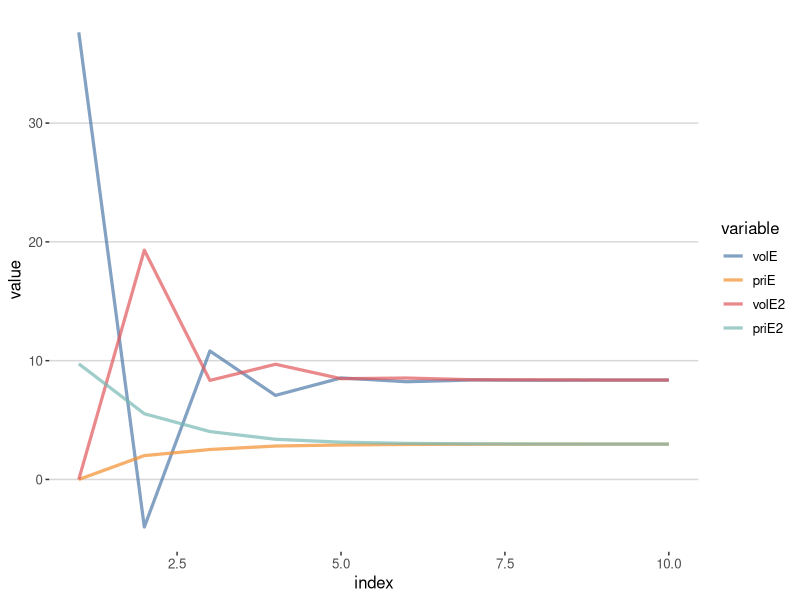
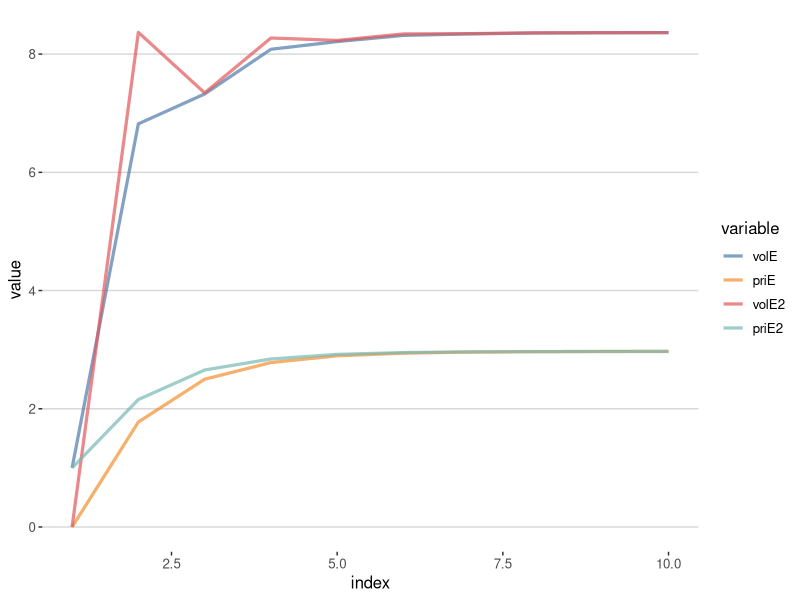
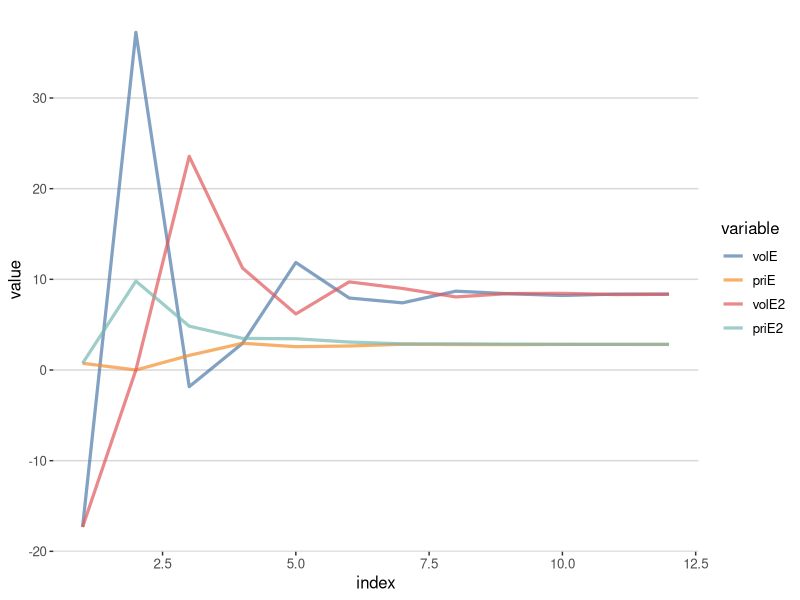
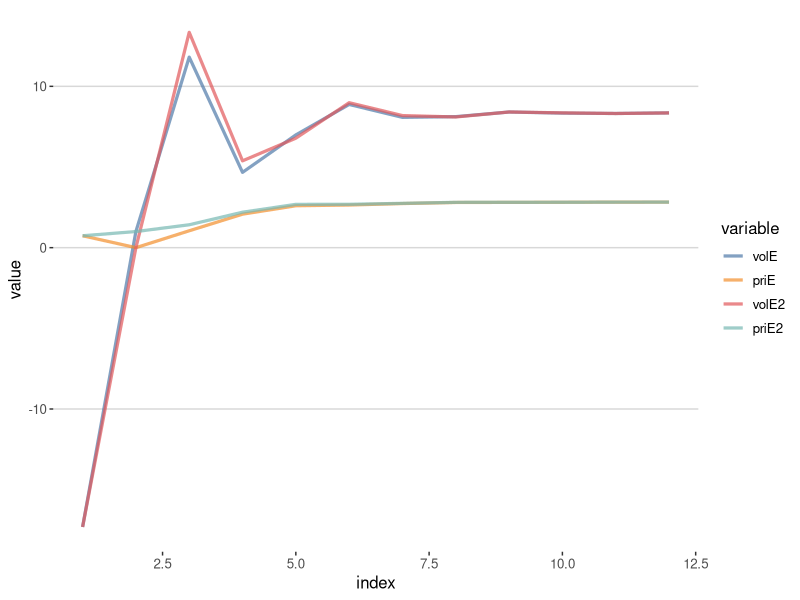
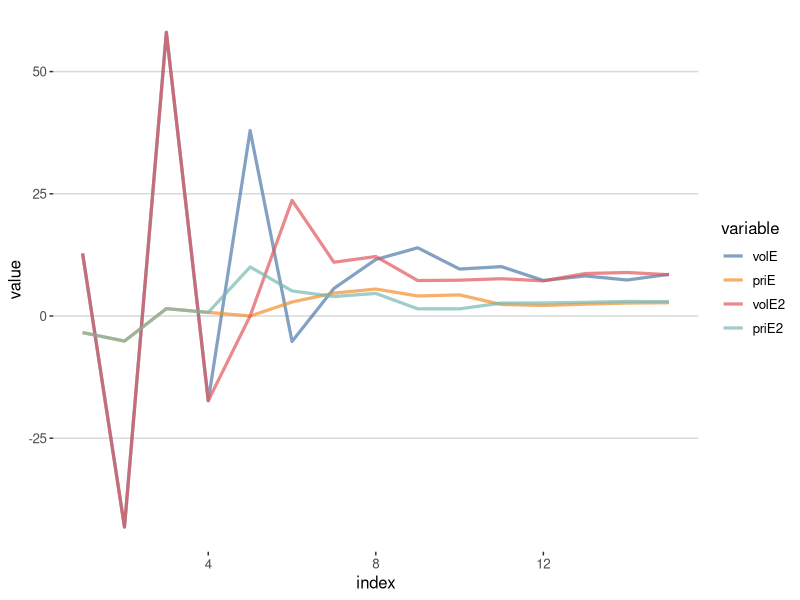
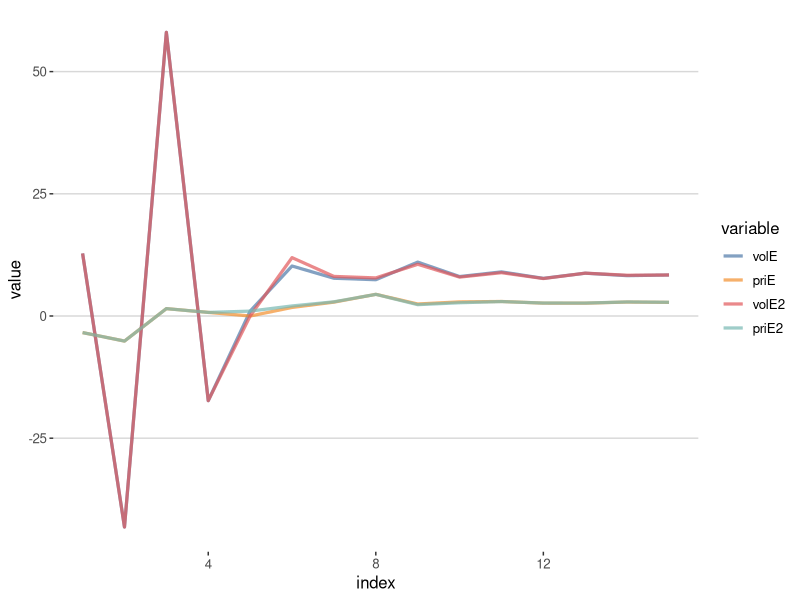

Reproduce these figures in R, in order.
## ---- chunk 1
library(ggplot2)
library(ggthemes)
library(scales)
library(reshape2)
library(dplyr)
library(readxl)
library(knitr)
library(kableExtra)

## ---- chunk 2
btc <- read_excel("ex_parcial1_bitcoin_MCMC (3).xlsx", 
                  col_types = c("date", "numeric", "numeric"))
btc$Time<- as.POSIXct(btc$Time, format="%m/%d/%Y %I:%M:%S%p")
colnames(btc)[1] <- "time"

btc = btc %>%
  mutate(cre.price = 100*(price-lag(price))/lag(price), cre.volume = 100*(volume-lag(volume))/lag(volume))

btc = btc %>%
  mutate(cre.priceL1 = lag(cre.price), cre.priceL2 = lag(cre.price, n = 2), cre.priceL3 = lag(cre.price, n = 3), cre.priceL4 = lag(cre.price, n = 4), cre.priceL5 = lag(cre.price, n = 5), cre.volumeL1 = lag(cre.volume, n = 1), cre.volumeL2 = lag(cre.volume, n = 2), cre.volumeL3 = lag(cre.volume, n = 3), cre.volumeL4 = lag(cre.volume, n = 4), cre.volumeL5 = lag(cre.volume, n = 5))

kable(head(btc, 7) ,escape = F) %>%
  kable_styling("hover", full_width = F) %>%
  column_spec(1, width = "2cm")
## ---- chunk 3
fit1 <- lm(cre.volume ~ cre.volumeL1 + cre.priceL1, data = btc)
fit2 <- lm(cre.price ~ cre.volumeL1 + cre.priceL1, btc)

summary(fit1)
summary(fit2)
## ---- chunk 4
sum1 <- summary(fit1) 
varFit1 <- sum1$sigma
##varFit1 <- sqrt(mean(sum1$residuals^2))
sum2 <- summary(fit2) 
varFit2 <- sum2$sigma
##varFit2 <- sqrt(mean(sum2$residuals^2))
## ---- chunk 5
shockSig <- data.frame(volE = varFit1, priE = 0, volE2 = 0, priE2 = varFit2, index = 1)
no <- 9
for (i in 1:no) {
shockSig[i+1, "volE"] <- sum1$coefficients["(Intercept)", 1] + sum1$coefficients["cre.volumeL1", 1]*shockSig$volE[i] + sum1$coefficients["cre.priceL1", 1]*shockSig$priE[i]

shockSig[i+1, "priE"] <- sum2$coefficients["(Intercept)", 1] + sum2$coefficients["cre.volumeL1", 1]*shockSig$volE[i] + sum2$coefficients["cre.priceL1", 1]*shockSig$priE[i]
shockSig$index[i+1] <-i+1
}
## ---- chunk 6
for (i in 1:no) {
shockSig[i+1, "volE2"] <- sum1$coefficients["(Intercept)", 1] + sum1$coefficients["cre.volumeL1", 1]*shockSig$volE2[i] + sum1$coefficients["cre.priceL1", 1]*shockSig$priE2[i]

shockSig[i+1, "priE2"] <- sum2$coefficients["(Intercept)", 1] + sum2$coefficients["cre.volumeL1", 1]*shockSig$volE2[i] + sum2$coefficients["cre.priceL1", 1]*shockSig$priE2[i]
}
## ---- chunk 7
  kable(shockSig, escape = F) %>%
  kable_styling("hover", full_width = F) %>%
  column_spec(5, width = "4cm") %>%
  add_header_above(c("Shocks Volumen" = 2, "Shocks Precio" = 2, ""))
## ---- chunk 8
shSMelt <- melt(shockSig[,1:5], id.vars = "index")
ggplot(shSMelt, aes(x = index, y = value, color = variable))+
  geom_line(size=1.1, alpha=0.7)+
  scale_color_tableau("Tableau 10")+
  theme_hc()+
  theme(legend.position = "right")
## ---- chunk 9
shocks1 <- data.frame(volE = 1, priE = 0, volE2 = 0, priE2 = 1, index = 1)
no <- 9
for (i in 1:no) {
shocks1[i+1, "volE"] <- sum1$coeff["(Intercept)", 1] + sum1$coeff["cre.volumeL1", 1]*shocks1$volE[i] + sum1$coeff["cre.priceL1", 1]*shocks1$priE[i]

shocks1[i+1, "priE"] <- sum2$coeff["(Intercept)", 1] + sum2$coeff["cre.volumeL1", 1]*shocks1$volE[i] + sum2$coeff["cre.priceL1", 1]*shocks1$priE[i]
shocks1$index[i+1] <-i+1
}
## ---- chunk 10
for (i in 1:no) {
shocks1[i+1, "volE2"] <- sum1$coeff["(Intercept)", 1] + sum1$coeff["cre.volumeL1", 1]*shocks1$volE2[i] + sum1$coeff["cre.priceL1", 1]*shocks1$priE2[i]

shocks1[i+1, "priE2"] <- sum2$coeff["(Intercept)", 1] + sum2$coeff["cre.volumeL1", 1]*shocks1$volE2[i] + sum2$coeff["cre.priceL1", 1]*shocks1$priE2[i]

}
## ---- chunk 11
  kable(shocks1, escape = F) %>%
  kable_styling("hover", full_width = F) %>%
  column_spec(5, width = "4cm") %>%
  add_header_above(c("Shocks Volumen" = 2, "Shocks Precio" = 2, ""))
## ---- chunk 12
sh1Melt <- melt(shocks1[,1:5], id.vars = "index")
ggplot(sh1Melt, aes(x = index, y = value, color = variable))+
  geom_line(size=1.1, alpha=0.7)+
  scale_color_tableau("Tableau 10")+
  theme_hc()+
  theme(legend.position = "right")
## ---- chunk 13
fit3 <- lm(cre.volume ~ cre.volumeL1 + cre.priceL1 + cre.volumeL2 + cre.priceL2, data = btc)
fit4 <- lm(cre.price ~ cre.volumeL1 + cre.priceL1 + cre.volumeL2 + cre.priceL2, btc)

summary(fit3)
summary(fit4)
## ---- chunk 14
sum3 <- summary(fit3) 
varFit3 <- sum3$sigma
##varFit3 <- sqrt(mean(sum3$residuals^2))
sum4 <- summary(fit4) 
varFit4 <- sum4$sigma
##varFit4 <- sqrt(mean(sum4$residuals^2))
## ---- chunk 15
shockSig2 <- data.frame(volE = c(tail(btc$cre.volume, 1), varFit3), priE = c(tail(btc$cre.price, 1), 0), volE2 = c(tail(btc$cre.volume, 1), 0), priE2 = c(tail(btc$cre.price, 1), varFit4), index = c(1, 2))
no <- 10
for (i in 1:no) {
shockSig2[i+2, "volE"] <- sum3$coeff["(Intercept)", 1] + 
  sum3$coeff["cre.volumeL1", 1]*shockSig2$volE[i+1] + sum3$coeff["cre.priceL1", 1]*shockSig2$priE[i+1] + 
  sum3$coeff["cre.volumeL2", 1]*shockSig2$volE[i] + sum3$coeff["cre.priceL2", 1]*shockSig2$priE[i]

shockSig2[i+2, "priE"] <- sum4$coeff["(Intercept)", 1] + sum4$coeff["cre.volumeL1", 1]*shockSig2$volE[i+1] + sum4$coeff["cre.priceL1", 1]*shockSig2$priE[i+1] + sum4$coeff["cre.volumeL2", 1]*shockSig2$volE[i] + sum4$coeff["cre.priceL2", 1]*shockSig2$priE[i]

shockSig2$index[i+2] <-i+2
}
## ---- chunk 16
for (i in 1:no) {
shockSig2[i+2, "volE2"] <- sum3$coeff["(Intercept)", 1] + sum3$coeff["cre.volumeL1", 1]*shockSig2$volE2[i+1] + sum3$coeff["cre.priceL1", 1]*shockSig2$priE2[i+1] + sum3$coeff["cre.volumeL2", 1]*shockSig2$volE2[i] + sum3$coeff["cre.priceL2", 1]*shockSig2$priE2[i]

shockSig2[i+2, "priE2"] <- sum4$coeff["(Intercept)", 1] + sum4$coeff["cre.volumeL1", 1]*shockSig2$volE2[i+1] + sum4$coeff["cre.priceL1", 1]*shockSig2$priE2[i+1] + sum4$coeff["cre.volumeL2", 1]*shockSig2$volE2[i] + sum4$coeff["cre.priceL2", 1]*shockSig2$priE2[i]

}
## ---- chunk 17
  kable(shockSig2, escape = F) %>%
  kable_styling("hover", full_width = F) %>%
  column_spec(5, width = "4cm") %>%
  add_header_above(c("Shocks Volumen" = 2, "Shocks Precio" = 2, ""))
## ---- chunk 18
shS2Melt <- melt(shockSig2[,1:5], id.vars = "index")
ggplot(shS2Melt, aes(x = index, y = value, color = variable))+
  geom_line(size=1.1, alpha=0.7)+
  scale_color_tableau("Tableau 10")+
  theme_hc()+
  theme(legend.position = "right")
## ---- chunk 19
shocks12 <- data.frame(volE = c(tail(btc$cre.volume, 1), 1), priE = c(tail(btc$cre.price, 1), 0), volE2 = c(tail(btc$cre.volume, 1), 0), priE2 = c(tail(btc$cre.price, 1), 1), index = c(1, 2))
no <- 10
for (i in 1:no) {
shocks12[i+2, "volE"] <- sum3$coeff["(Intercept)", 1] + sum3$coeff["cre.volumeL1", 1]*shocks12$volE[i+1] + sum3$coeff["cre.priceL1", 1]*shocks12$priE[i+1] + sum3$coeff["cre.volumeL2", 1]*shocks12$volE[i] + sum3$coeff["cre.priceL2", 1]*shocks12$priE[i]

shocks12[i+2, "priE"] <- sum4$coeff["(Intercept)", 1] + sum4$coeff["cre.volumeL1", 1]*shocks12$volE[i+1] + sum4$coeff["cre.priceL1", 1]*shocks12$priE[i+1] + sum4$coeff["cre.volumeL2", 1]*shocks12$volE[i] + sum4$coeff["cre.priceL2", 1]*shocks12$priE[i]

shocks12$index[i+2] <-i+2
}
## ---- chunk 20
for (i in 1:no) {
shocks12[i+2, "volE2"] <- sum3$coeff["(Intercept)", 1] + sum3$coeff["cre.volumeL1", 1]*shocks12$volE2[i+1] + sum3$coeff["cre.priceL1", 1]*shocks12$priE2[i+1] + sum3$coeff["cre.volumeL2", 1]*shocks12$volE2[i] + sum3$coeff["cre.priceL2", 1]*shocks12$priE2[i]

shocks12[i+2, "priE2"] <- sum4$coeff["(Intercept)", 1] + sum4$coeff["cre.volumeL1", 1]*shocks12$volE2[i+1] + sum4$coeff["cre.priceL1", 1]*shocks12$priE2[i+1] + sum4$coeff["cre.volumeL2", 1]*shocks12$volE2[i] + sum4$coeff["cre.priceL2", 1]*shocks12$priE2[i]
}
## ---- chunk 21
  kable(shocks12, escape = F) %>%
  kable_styling("hover", full_width = F) %>%
  column_spec(5, width = "4cm") %>%
  add_header_above(c("Shocks Volumen" = 2, "Shocks Precio" = 2, ""))
## ---- chunk 22
sh12Melt <- melt(shocks12[,1:5], id.vars = "index")
ggplot(sh12Melt, aes(x = index, y = value, color = variable))+
  geom_line(size=1.1, alpha=0.7)+
  scale_color_tableau("Tableau 10")+
  theme_hc()+
  theme(legend.position = "right")
## ---- chunk 23
fit5 <- lm(cre.volume ~ cre.volumeL1 + cre.priceL1 + cre.volumeL2 + cre.priceL2 + cre.volumeL3 + cre.priceL3 + cre.volumeL4 + cre.priceL4 + cre.volumeL5 + cre.priceL5, data = btc)
fit6 <- lm(cre.price ~ cre.volumeL1 + cre.priceL1 + cre.volumeL2 + cre.priceL2 + cre.volumeL3 + cre.priceL3 + cre.volumeL4 + cre.priceL4 + cre.volumeL5 + cre.priceL5, data = btc)

summary(fit5)
summary(fit6)
## ---- chunk 24
sum5 <- summary(fit5) 
varFit5 <- sum5$sigma
##varFit3 <- sqrt(mean(sum3$residuals^2))
sum6 <- summary(fit6) 
varFit6 <- sum6$sigma
##varFit4 <- sqrt(mean(sum4$residuals^2))
## ---- chunk 25
shockSig3 <- data.frame(volE = c(tail(btc$cre.volume, 4), varFit5), priE = c(tail(btc$cre.price, 4), 0), volE2 = c(tail(btc$cre.volume, 4), 0), priE2 = c(tail(btc$cre.price, 4), varFit6), index = c(1:5))
no <- 10
for (i in 1:no) {
shockSig3[i+5, "volE"] <- sum5$coeff["(Intercept)", 1] + 
  sum5$coeff["cre.volumeL1", 1]*shockSig3$volE[i+4] + sum5$coeff["cre.priceL1", 1]*shockSig3$priE[i+4] + 
  sum5$coeff["cre.volumeL2", 1]*shockSig3$volE[i+3] + sum5$coeff["cre.priceL2", 1]*shockSig3$priE[i+3] +
  sum5$coeff["cre.volumeL3", 1]*shockSig3$volE[i+2] + sum5$coeff["cre.priceL3", 1]*shockSig3$priE[i+2] +
  sum5$coeff["cre.volumeL4", 1]*shockSig3$volE[i+1] + sum5$coeff["cre.priceL4", 1]*shockSig3$priE[i+1] +
  sum5$coeff["cre.volumeL5", 1]*shockSig3$volE[i] + sum5$coeff["cre.priceL5", 1]*shockSig3$priE[i]
  
shockSig3[i+5, "priE"] <- sum6$coeff["(Intercept)", 1] + 
  sum6$coeff["cre.volumeL1", 1]*shockSig3$volE[i+4] + sum6$coeff["cre.priceL1", 1]*shockSig3$priE[i+4] + 
  sum6$coeff["cre.volumeL2", 1]*shockSig3$volE[i+3] + sum6$coeff["cre.priceL2", 1]*shockSig3$priE[i+3] +
  sum6$coeff["cre.volumeL3", 1]*shockSig3$volE[i+2] + sum6$coeff["cre.priceL3", 1]*shockSig3$priE[i+2] +
  sum6$coeff["cre.volumeL4", 1]*shockSig3$volE[i+1] + sum6$coeff["cre.priceL4", 1]*shockSig3$priE[i+1] +
  sum6$coeff["cre.volumeL5", 1]*shockSig3$volE[i] + sum6$coeff["cre.priceL5", 1]*shockSig3$priE[i]

shockSig3$index[i+5] <-i+5
}
## ---- chunk 26
for (i in 1:no) {
shockSig3[i+5, "volE2"] <- sum5$coeff["(Intercept)", 1] + 
  sum5$coeff["cre.volumeL1", 1]*shockSig3$volE2[i+4] + sum5$coeff["cre.priceL1", 1]*shockSig3$priE2[i+4] + 
  sum5$coeff["cre.volumeL2", 1]*shockSig3$volE2[i+3] + sum5$coeff["cre.priceL2", 1]*shockSig3$priE2[i+3] +
  sum5$coeff["cre.volumeL3", 1]*shockSig3$volE2[i+2] + sum5$coeff["cre.priceL3", 1]*shockSig3$priE2[i+2] +
  sum5$coeff["cre.volumeL4", 1]*shockSig3$volE2[i+1] + sum5$coeff["cre.priceL4", 1]*shockSig3$priE2[i+1] +
  sum5$coeff["cre.volumeL5", 1]*shockSig3$volE2[i] + sum5$coeff["cre.priceL5", 1]*shockSig3$priE2[i]
  
shockSig3[i+5, "priE2"] <- sum6$coeff["(Intercept)", 1] + 
  sum6$coeff["cre.volumeL1", 1]*shockSig3$volE2[i+4] + sum6$coeff["cre.priceL1", 1]*shockSig3$priE2[i+4] + 
  sum6$coeff["cre.volumeL2", 1]*shockSig3$volE2[i+3] + sum6$coeff["cre.priceL2", 1]*shockSig3$priE2[i+3] +
  sum6$coeff["cre.volumeL3", 1]*shockSig3$volE2[i+2] + sum6$coeff["cre.priceL3", 1]*shockSig3$priE2[i+2] +
  sum6$coeff["cre.volumeL4", 1]*shockSig3$volE2[i+1] + sum6$coeff["cre.priceL4", 1]*shockSig3$priE2[i+1] +
  sum6$coeff["cre.volumeL5", 1]*shockSig3$volE2[i] + sum6$coeff["cre.priceL5", 1]*shockSig3$priE2[i]
}
## ---- chunk 27
  kable(shockSig3, escape = F) %>%
  kable_styling("hover", full_width = F) %>%
  column_spec(5, width = "4cm") %>%
  add_header_above(c("Shocks Volumen" = 2, "Shocks Precio" = 2, ""))
## ---- chunk 28
shS3Melt <- melt(shockSig3[,1:5], id.vars = "index")
ggplot(shS3Melt, aes(x = index, y = value, color = variable))+
  geom_line(size=1.1, alpha=0.7)+
  scale_color_tableau("Tableau 10")+
  theme_hc()+
  theme(legend.position = "right")
## ---- chunk 29
shocks13 <- data.frame(volE = c(tail(btc$cre.volume, 4), 1), priE = c(tail(btc$cre.price, 4), 0), volE2 = c(tail(btc$cre.volume, 4), 0), priE2 = c(tail(btc$cre.price, 4), 1), index = c(1:5))
no <- 10
for (i in 1:no) {
shocks13[i+5, "volE"] <- sum5$coeff["(Intercept)", 1] + 
  sum5$coeff["cre.volumeL1", 1]*shocks13$volE[i+4] + sum5$coeff["cre.priceL1", 1]*shocks13$priE[i+4] + 
  sum5$coeff["cre.volumeL2", 1]*shocks13$volE[i+3] + sum5$coeff["cre.priceL2", 1]*shocks13$priE[i+3] +
  sum5$coeff["cre.volumeL3", 1]*shocks13$volE[i+2] + sum5$coeff["cre.priceL3", 1]*shocks13$priE[i+2] +
  sum5$coeff["cre.volumeL4", 1]*shocks13$volE[i+1] + sum5$coeff["cre.priceL4", 1]*shocks13$priE[i+1] +
  sum5$coeff["cre.volumeL5", 1]*shocks13$volE[i] + sum5$coeff["cre.priceL5", 1]*shocks13$priE[i]
  
shocks13[i+5, "priE"] <- sum6$coeff["(Intercept)", 1] + 
  sum6$coeff["cre.volumeL1", 1]*shocks13$volE[i+4] + sum6$coeff["cre.priceL1", 1]*shocks13$priE[i+4] + 
  sum6$coeff["cre.volumeL2", 1]*shocks13$volE[i+3] + sum6$coeff["cre.priceL2", 1]*shocks13$priE[i+3] +
  sum6$coeff["cre.volumeL3", 1]*shocks13$volE[i+2] + sum6$coeff["cre.priceL3", 1]*shocks13$priE[i+2] +
  sum6$coeff["cre.volumeL4", 1]*shocks13$volE[i+1] + sum6$coeff["cre.priceL4", 1]*shocks13$priE[i+1] +
  sum6$coeff["cre.volumeL5", 1]*shocks13$volE[i] + sum6$coeff["cre.priceL5", 1]*shocks13$priE[i]

shocks13$index[i+5] <-i+5
}
## ---- chunk 30
for (i in 1:no) {
shocks13[i+5, "volE2"] <- sum5$coeff["(Intercept)", 1] + 
  sum5$coeff["cre.volumeL1", 1]*shocks13$volE2[i+4] + sum5$coeff["cre.priceL1", 1]*shocks13$priE2[i+4] + 
  sum5$coeff["cre.volumeL2", 1]*shocks13$volE2[i+3] + sum5$coeff["cre.priceL2", 1]*shocks13$priE2[i+3] +
  sum5$coeff["cre.volumeL3", 1]*shocks13$volE2[i+2] + sum5$coeff["cre.priceL3", 1]*shocks13$priE2[i+2] +
  sum5$coeff["cre.volumeL4", 1]*shocks13$volE2[i+1] + sum5$coeff["cre.priceL4", 1]*shocks13$priE2[i+1] +
  sum5$coeff["cre.volumeL5", 1]*shocks13$volE2[i] + sum5$coeff["cre.priceL5", 1]*shocks13$priE2[i]
  
shocks13[i+5, "priE2"] <- sum6$coeff["(Intercept)", 1] + 
  sum6$coeff["cre.volumeL1", 1]*shocks13$volE2[i+4] + sum6$coeff["cre.priceL1", 1]*shocks13$priE2[i+4] + 
  sum6$coeff["cre.volumeL2", 1]*shocks13$volE2[i+3] + sum6$coeff["cre.priceL2", 1]*shocks13$priE2[i+3] +
  sum6$coeff["cre.volumeL3", 1]*shocks13$volE2[i+2] + sum6$coeff["cre.priceL3", 1]*shocks13$priE2[i+2] +
  sum6$coeff["cre.volumeL4", 1]*shocks13$volE2[i+1] + sum6$coeff["cre.priceL4", 1]*shocks13$priE2[i+1] +
  sum6$coeff["cre.volumeL5", 1]*shocks13$volE2[i] + sum6$coeff["cre.priceL5", 1]*shocks13$priE2[i]
}
## ---- chunk 31
  kable(shocks13, escape = F) %>%
  kable_styling("hover", full_width = F) %>%
  column_spec(5, width = "4cm") %>%
  add_header_above(c("Shocks Volumen" = 2, "Shocks Precio" = 2, ""))
## ---- chunk 32
sh13Melt <- melt(shocks13[,1:5], id.vars = "index")
ggplot(sh13Melt, aes(x = index, y = value, color = variable))+
  geom_line(size=1.1, alpha=0.7)+
  scale_color_tableau("Tableau 10")+
  theme_hc()+
  theme(legend.position = "right")
